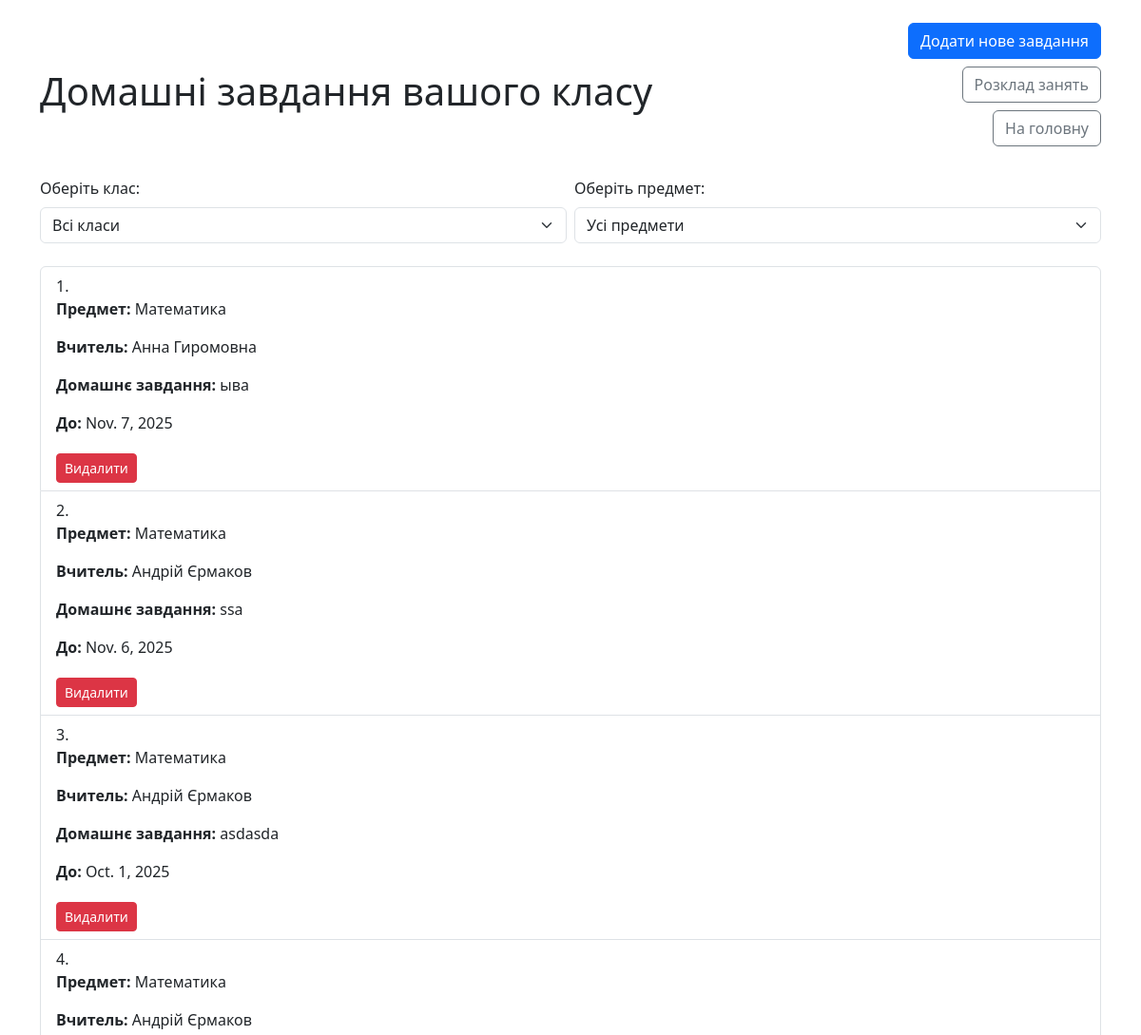
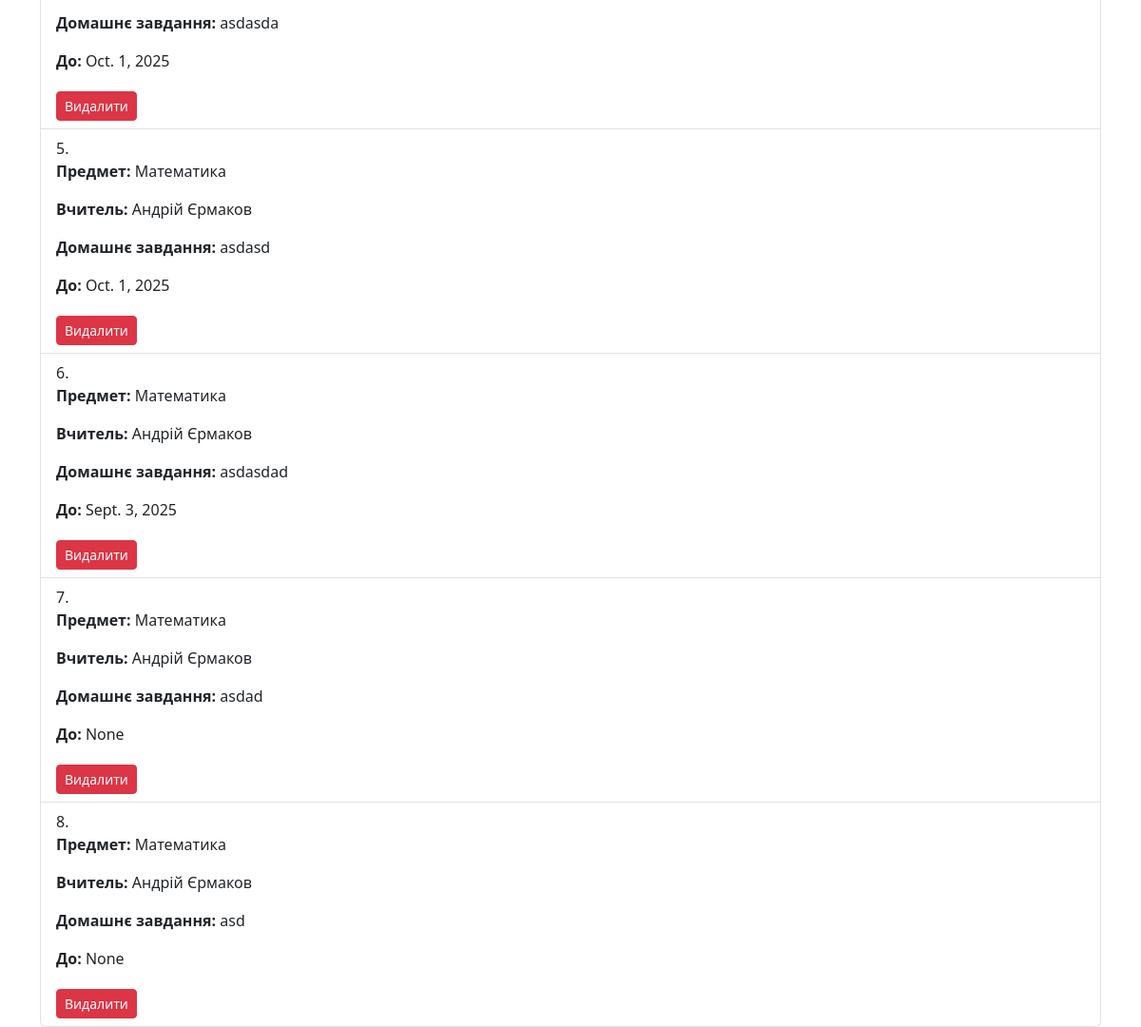
/diary/ (signed in), run on the app's committed database (2 pictures, top to bottom).
### electronic_diary/models.py (models this page shows, shortened)
class DiaryEntry(models.Model):
    school_class = models.ForeignKey(SchoolClass, on_delete=models.CASCADE,null=True, blank=True, related_name="diary_entries")
    subject = models.ForeignKey(Subject, on_delete=models.CASCADE)
    teacher = models.ForeignKey(Teacher, on_delete=models.SET_NULL, null=True, blank=True)
    homework = models.TextField()
    created_at = models.DateTimeField(auto_now_add=True)
    due_date = models.DateField(null=True, blank=True)

class Subject(models.Model):
    name = models.CharField(max_length=30)
    def __str__(self):
        return self.name

class Teacher(models.Model):
    user = models.OneToOneField(User, on_delete=models.CASCADE)
    subjects = models.ManyToManyField(Subject, blank=True)

### electronic_diary/views.py (the view)
# urls.py: path('diary/', views.DiaryListView.as_view(), name="diary"),
class DiaryListView(LoginRequiredMixin, ListView):
    model = models.DiaryEntry
    template_name = "electronic_diary/diary.html"
    context_object_name = "page_obj"
    paginate_by = 10
    def get_queryset(self):
        user = self.request.user
        request = self.request
        school_class_id = request.GET.get("class_id")
        subject_id = request.GET.get("subject")
        if school_class_id is not None:
            if school_class_id == "":
                request.session.pop("selected_class_id", None)
            else:
                request.session["selected_class_id"] = school_class_id
        else:
            school_class_id = request.session.get("selected_class_id")
        if subject_id is not None:
            if subject_id == "":
                request.session.pop("selected_subject_id", None)
            else:
                request.session["selected_subject_id"] = subject_id
        else:
            subject_id = request.session.get("selected_subject_id")
        queryset = models.DiaryEntry.objects.all().order_by("-due_date")
        teacher = getattr(user, "teacher", None)
        profile = getattr(user, "profile", None)
        if teacher:
            if school_class_id:
                queryset = queryset.filter(school_class_id=school_class_id)
        elif profile and profile.school_class:
            queryset = queryset.filter(school_class=profile.school_class)
        else:
            return models.DiaryEntry.objects.none()
        if subject_id:
            queryset = queryset.filter(subject_id=subject_id)
        return queryset
    def get_context_data(self, **kwargs):
        context = super().get_context_data(**kwargs)
        request = self.request
        teacher = getattr(request.user, "teacher", None)
        if teacher:
            context["school_classes"] = models.SchoolClass.objects.all()
            context["selected_class_id"] = request.session.get("selected_class_id")
        context["subjects"] = models.Subject.objects.all()
        context["selected_subject_id"] = request.session.get("selected_subject_id")
        return context

### electronic_diary/templates/electronic_diary/diary.html (shortened to what this page needs)
<!DOCTYPE html>
<html lang="uk">
<head>
    <link href="https://cdn.jsdelivr.net/npm/bootstrap@5.3.8/dist/css/bootstrap.min.css" rel="stylesheet">
</head>
<body>
<div class="container mt-4">
    <div class="d-flex flex-column flex-lg-row justify-content-between align-items-start mb-4">
        <h1 class="mb-3 mb-lg-0 mt-2 mt-lg-5">Домашні завдання вашого класу</h1>
        <div class="text-lg-end">
            {% if user.is_authenticated and user.teacher %}
                <a href="{% url 'electronic_diary:diary-create' %}" class="btn btn-primary mb-2">Додати нове завдання</a><br>
            {% endif %}
            <a href="{% url 'electronic_diary:schedule' %}" class="btn btn-outline-secondary mb-2">Розклад занять</a><br>
            <a href="{% url 'electronic_diary:home' %}" class="btn btn-outline-secondary mb-2">На головну</a>
        </div>
    </div>
    {% if user.is_authenticated %}
    <form method="get" class="mb-4 row g-2">
        {% if user.teacher %}
        <div class="col-12 col-md-6">
            <label for="class_id" class="form-label">Оберіть клас:</label>
            <select name="class_id" id="class_id" class="form-select" onchange="this.form.submit()">
                <option value="">Всі класи</option>
            </select>
        </div>
        {% endif %}
        <div class="col-12 col-md-6">
            <label for="subject" class="form-label">Оберіть предмет:</label>
            <select name="subject" id="subject" class="form-select" onchange="this.form.submit()">
                <option value="">Усі предмети</option>
            </select>
        </div>
    </form>
    {% endif %}
    <ol class="list-group list-group-numbered">
        {% for entry in page_obj %}
        <li class="list-group-item">
            <p><strong>Предмет:</strong> {{ entry.subject }}</p>
            <p><strong>Вчитель:</strong> {{ entry.teacher.user.first_name }} {{ entry.teacher.user.last_name }}</p>
            <p><strong>Домашнє завдання:</strong> {{ entry.homework|urlize }}</p>
            <p><strong>До:</strong> {{ entry.due_date }}</p>
            {% if user.is_authenticated and user.teacher %}
                <a href="{% url 'electronic_diary:homework-delete' entry.pk %}" class="btn btn-sm btn-danger mt-1">Видалити</a>
            {% endif %}
        </li>
        {% empty %}
        <li class="list-group-item">Немає завдань для вашого класу</li>
        {% endfor %}
    </ol>
</div>
</body>
</html>

### data on the page
DiaryEntry: subject "Математика", teacher.user.first_name "Анна", teacher.user.last_name "Гиромовна", homework "ыва", due_date "Nov. 7, 2025"
DiaryEntry: subject "Математика", teacher.user.first_name "Андрій", teacher.user.last_name "Єрмаков", homework "ssa", due_date "Nov. 6, 2025"
DiaryEntry: subject "Математика", teacher.user.first_name "Андрій", teacher.user.last_name "Єрмаков", homework "asdasda", due_date "Oct. 1, 2025"
DiaryEntry: subject "Математика", teacher.user.first_name "Андрій", teacher.user.last_name "Єрмаков", homework "asdasda", due_date "Oct. 1, 2025"
DiaryEntry: subject "Математика", teacher.user.first_name "Андрій", teacher.user.last_name "Єрмаков", homework "asdasd", due_date "Oct. 1, 2025"
DiaryEntry: subject "Математика", teacher.user.first_name "Андрій", teacher.user.last_name "Єрмаков", homework "asdasdad", due_date "Sept. 3, 2025"
DiaryEntry: subject "Математика", teacher.user.first_name "Андрій", teacher.user.last_name "Єрмаков", homework "asdad", due_date "None"
DiaryEntry: subject "Математика", teacher.user.first_name "Андрій", teacher.user.last_name "Єрмаков", homework "asd", due_date "None"
